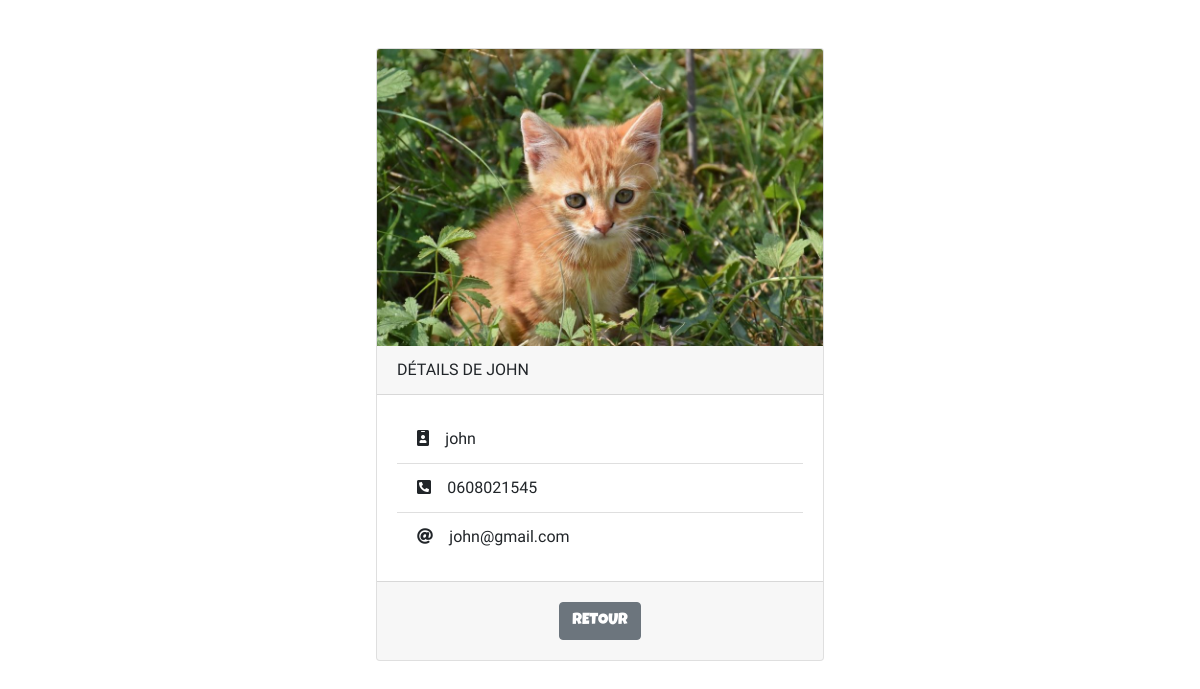
/index.php?controller=contact&action=displayOne&id=10, run on the app's committed database.
### tables this page shows
CREATE TABLE `myContacts` (
  `id` int(11) NOT NULL,
  `name` varchar(250) NOT NULL,
  `tel` varchar(250) NOT NULL,
  `mail` varchar(250) NOT NULL,
  `picture` varchar(250) NOT NULL
);

### Controller/ContactController.php (called while the page is built, shortened)
<?php
class ContactController{
    public function getThisById($id){
        $contactManager = new ContactManager();
        $contact = $contactManager->select($id);
        require ('View/details.php');
    }
}
?>

### Model/Database.php (called while the page is built, shortened)
<?php
class Database{
    private $host = 'localhost';
    private $dbname = 'contacts';
    private $username = 'root';
    private $password = '';
    public function __construct(){
        try{
            $this->bdd = new PDO('mysql:host='.$this->host.';dbname='.$this->dbname,$this->username,$this->password);
        }
        catch(Exception $e) {
                die('Erreur '.$e->getMessage());
        }
    }
}
?>

### Model/ContactManager.php (called while the page is built, shortened)
<?php
    class ContactManager extends Database{
        public function select($id)
        {
            $req = $this->bdd->prepare("SELECT * FROM myContacts WHERE id=?");
            $req->bindParam(1, $id);
            $req->execute();
            $res = $req->fetch();
            $contact = new Contact($res['id'], $res['name'], $res['tel'], $res['mail'],$res['picture']);
            return $contact;
        }
    }
?>

### Model/Contact.php (called while the page is built, shortened)
<?php
class Contact{
    private $name;
    private $tel;
    private $mail;
    private $picture;
    public function __construct($id,$name,$tel,$mail,$picture){
        $this->name = $name;
        $this->tel = $tel;
        $this->mail = $mail;
        $this->picture = $picture;
    }
    public function getName()
    {
        return $this->name;
    }
    public function getTel()
    {
        return $this->tel;
    }
    public function getMail()
    {
        return $this->mail;
    }
    public function getPicture()
    {
        return $this->picture;
    }
}
?>

### View/details.php (the view, shortened to what this page needs)
<div class="d-flex justify-content-center">
<div class="card m-5" style="width: 28rem;">
    <img class="card-img-top" src="assets/<?=$contact->getPicture()?>" alt="<?= $contact->getPicture()?>">
    <div class="card-header text-uppercase">
        détails de <?=$contact->getName();?>
    </div>
    <div class="card-body">
        <ul class="list-group list-group-flush">
            <li class="list-group-item"><i class="fas fa-id-badge"></i>&emsp;<?= $contact->getName();?></li>
            <li class="list-group-item"><i class="fas fa-phone-square-alt"></i>&emsp;<?= $contact->getTel();?></li>
            <li class="list-group-item"><i class="fas fa-at"></i>&emsp;<?= $contact->getMail();?></li>
        </ul>
    </div>
    <div class="card-footer text-center">
        <a href="index.php?controller=default&&action=home">
            <button type='submit' class="btn btn-secondary mt-2 mb-2">retour</button>
        </a>
    </div>
</div>
</div>

### data on the page
mycontacts: picture (picture), name "JOHN", name "john", tel "0608021545", mail "john@gmail.com"
